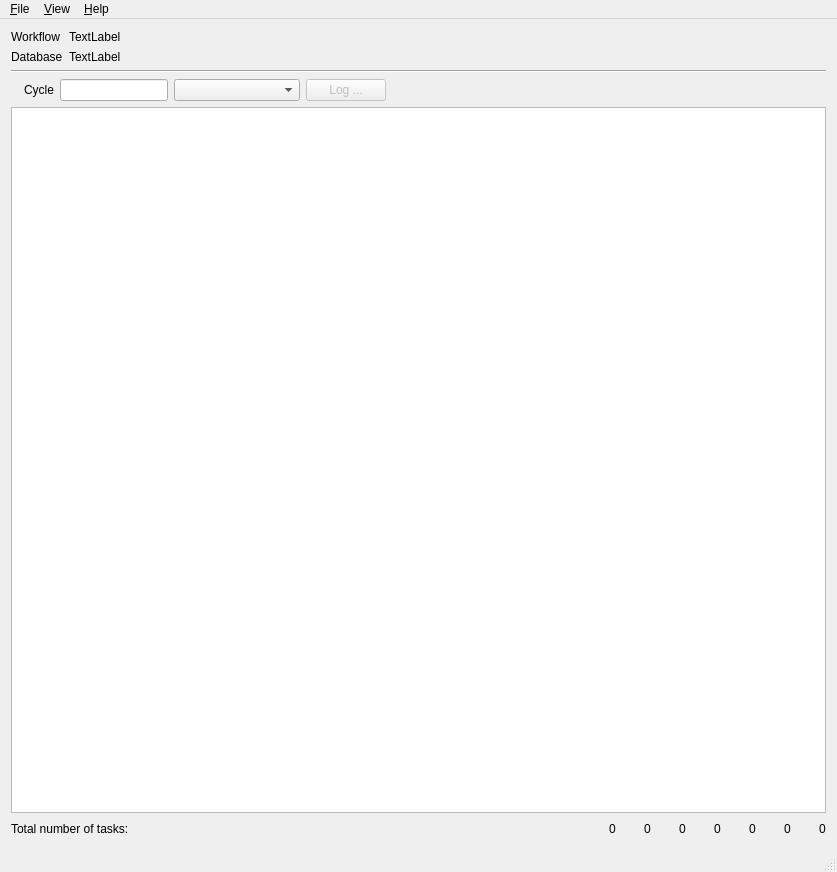
<?xml version="1.0" encoding="UTF-8"?>
<ui version="4.0">
 <class>MainWindow</class>
 <widget class="QMainWindow" name="MainWindow">
  <property name="geometry">
   <rect>
    <x>0</x>
    <y>0</y>
    <width>837</width>
    <height>872</height>
   </rect>
  </property>
  <property name="windowTitle">
   <string>rocotoview</string>
  </property>
  <widget class="QWidget" name="centralWidget">
   <layout class="QVBoxLayout" name="verticalLayout">
    <item>
     <layout class="QGridLayout" name="gridLayout" columnstretch="0,1">
      <item row="0" column="0">
       <widget class="QLabel" name="label">
        <property name="text">
         <string>Workflow</string>
        </property>
       </widget>
      </item>
      <item row="0" column="1">
       <widget class="ElidedLabel" name="worlflowLabel">
        <property name="text">
         <string>TextLabel</string>
        </property>
       </widget>
      </item>
      <item row="1" column="0">
       <widget class="QLabel" name="label_2">
        <property name="text">
         <string>Database</string>
        </property>
       </widget>
      </item>
      <item row="1" column="1">
       <widget class="ElidedLabel" name="databaseLabel">
        <property name="text">
         <string>TextLabel</string>
        </property>
       </widget>
      </item>
     </layout>
    </item>
    <item>
     <widget class="Line" name="line">
      <property name="orientation">
       <enum>Qt::Horizontal</enum>
      </property>
     </widget>
    </item>
    <item>
     <layout class="QHBoxLayout" name="horizontalLayout" stretch="0,0,0,0,0,1,0">
      <item>
       <widget class="QLabel" name="realtimeLabel">
        <property name="font">
         <font>
          <weight>75</weight>
          <bold>true</bold>
         </font>
        </property>
        <property name="text">
         <string/>
        </property>
       </widget>
      </item>
      <item>
       <widget class="QLabel" name="label_3">
        <property name="text">
         <string>Cycle</string>
        </property>
       </widget>
      </item>
      <item>
       <widget class="QLineEdit" name="cycle_lineEdit">
        <property name="maxLength">
         <number>12</number>
        </property>
       </widget>
      </item>
      <item>
       <widget class="QComboBox" name="cycle_comboBox">
        <property name="minimumContentsLength">
         <number>12</number>
        </property>
       </widget>
      </item>
      <item>
       <widget class="QPushButton" name="logButton">
        <property name="enabled">
         <bool>false</bool>
        </property>
        <property name="text">
         <string>Log ...</string>
        </property>
       </widget>
      </item>
      <item>
       <spacer name="horizontalSpacer">
        <property name="orientation">
         <enum>Qt::Horizontal</enum>
        </property>
        <property name="sizeHint" stdset="0">
         <size>
          <width>40</width>
          <height>20</height>
         </size>
        </property>
       </spacer>
      </item>
      <item>
       <widget class="QLabel" name="nowLabel"/>
      </item>
     </layout>
    </item>
    <item>
     <widget class="MyQTreeView" name="treeView">
      <property name="animated">
       <bool>true</bool>
      </property>
      <attribute name="headerStretchLastSection">
       <bool>false</bool>
      </attribute>
     </widget>
    </item>
    <item>
     <layout class="QHBoxLayout" name="horizontalLayout_2">
      <item>
       <widget class="QLabel" name="label_11">
        <property name="text">
         <string>Total number of tasks:</string>
        </property>
       </widget>
      </item>
      <item>
       <widget class="QLabel" name="totaltasksLabel"/>
      </item>
      <item>
       <spacer name="horizontalSpacer_2">
        <property name="orientation">
         <enum>Qt::Horizontal</enum>
        </property>
        <property name="sizeHint" stdset="0">
         <size>
          <width>40</width>
          <height>20</height>
         </size>
        </property>
       </spacer>
      </item>
      <item>
       <widget class="QLabel" name="succeededIcon">
        <property name="minimumSize">
         <size>
          <width>16</width>
          <height>16</height>
         </size>
        </property>
        <property name="maximumSize">
         <size>
          <width>16</width>
          <height>16</height>
         </size>
        </property>
        <property name="toolTip">
         <string>SUCCEEDED</string>
        </property>
        <property name="autoFillBackground">
         <bool>true</bool>
        </property>
        <property name="text">
         <string/>
        </property>
       </widget>
      </item>
      <item>
       <widget class="QLabel" name="succeededLabel">
        <property name="text">
         <string>0</string>
        </property>
       </widget>
      </item>
      <item>
       <widget class="QLabel" name="runningIcon">
        <property name="minimumSize">
         <size>
          <width>16</width>
          <height>16</height>
         </size>
        </property>
        <property name="maximumSize">
         <size>
          <width>16</width>
          <height>16</height>
         </size>
        </property>
        <property name="toolTip">
         <string>RUNNING</string>
        </property>
        <property name="autoFillBackground">
         <bool>true</bool>
        </property>
       </widget>
      </item>
      <item>
       <widget class="QLabel" name="runningLabel">
        <property name="text">
         <string>0</string>
        </property>
       </widget>
      </item>
      <item>
       <widget class="QLabel" name="deadIcon">
        <property name="minimumSize">
         <size>
          <width>16</width>
          <height>16</height>
         </size>
        </property>
        <property name="maximumSize">
         <size>
          <width>16</width>
          <height>16</height>
         </size>
        </property>
        <property name="toolTip">
         <string>DEAD</string>
        </property>
        <property name="autoFillBackground">
         <bool>true</bool>
        </property>
        <property name="text">
         <string/>
        </property>
       </widget>
      </item>
      <item>
       <widget class="QLabel" name="deadLabel">
        <property name="text">
         <string>0</string>
        </property>
       </widget>
      </item>
      <item>
       <widget class="QLabel" name="queuedIcon">
        <property name="minimumSize">
         <size>
          <width>16</width>
          <height>16</height>
         </size>
        </property>
        <property name="maximumSize">
         <size>
          <width>16</width>
          <height>16</height>
         </size>
        </property>
        <property name="toolTip">
         <string>QUEUED</string>
        </property>
        <property name="autoFillBackground">
         <bool>true</bool>
        </property>
       </widget>
      </item>
      <item>
       <widget class="QLabel" name="queuedLabel">
        <property name="text">
         <string>0</string>
        </property>
       </widget>
      </item>
      <item>
       <widget class="QLabel" name="submittingIcon">
        <property name="minimumSize">
         <size>
          <width>16</width>
          <height>16</height>
         </size>
        </property>
        <property name="maximumSize">
         <size>
          <width>16</width>
          <height>16</height>
         </size>
        </property>
        <property name="toolTip">
         <string>SUBMITTING</string>
        </property>
        <property name="autoFillBackground">
         <bool>true</bool>
        </property>
       </widget>
      </item>
      <item>
       <widget class="QLabel" name="submittingLabel">
        <property name="text">
         <string>0</string>
        </property>
       </widget>
      </item>
      <item>
       <widget class="QLabel" name="suspendedIcon">
        <property name="minimumSize">
         <size>
          <width>16</width>
          <height>16</height>
         </size>
        </property>
        <property name="maximumSize">
         <size>
          <width>16</width>
          <height>16</height>
         </size>
        </property>
        <property name="toolTip">
         <string>SUSPENDED</string>
        </property>
        <property name="autoFillBackground">
         <bool>true</bool>
        </property>
       </widget>
      </item>
      <item>
       <widget class="QLabel" name="suspendedLabel">
        <property name="text">
         <string>0</string>
        </property>
       </widget>
      </item>
      <item>
       <widget class="QLabel" name="unknownIcon">
        <property name="minimumSize">
         <size>
          <width>16</width>
          <height>16</height>
         </size>
        </property>
        <property name="maximumSize">
         <size>
          <width>16</width>
          <height>16</height>
         </size>
        </property>
        <property name="toolTip">
         <string>UNKNOWN</string>
        </property>
        <property name="autoFillBackground">
         <bool>true</bool>
        </property>
       </widget>
      </item>
      <item>
       <widget class="QLabel" name="unknownLabel">
        <property name="text">
         <string>0</string>
        </property>
       </widget>
      </item>
     </layout>
    </item>
   </layout>
  </widget>
  <widget class="QMenuBar" name="menuBar">
   <property name="geometry">
    <rect>
     <x>0</x>
     <y>0</y>
     <width>837</width>
     <height>19</height>
    </rect>
   </property>
   <widget class="QMenu" name="menu_File">
    <property name="title">
     <string>&amp;File</string>
    </property>
    <addaction name="action_Exit"/>
   </widget>
   <widget class="QMenu" name="menu_Help">
    <property name="title">
     <string>&amp;Help</string>
    </property>
    <addaction name="actionNo_help_for_now"/>
    <addaction name="separator"/>
    <addaction name="actionAbout_rocoview"/>
   </widget>
   <widget class="QMenu" name="menuView">
    <property name="title">
     <string>&amp;View</string>
    </property>
    <addaction name="actionToggle_Fold"/>
   </widget>
   <addaction name="menu_File"/>
   <addaction name="menuView"/>
   <addaction name="menu_Help"/>
  </widget>
  <widget class="QStatusBar" name="statusBar"/>
  <action name="actionShow_Log">
   <property name="text">
    <string>Show Log ...</string>
   </property>
  </action>
  <action name="actionRocotoboot">
   <property name="text">
    <string>rocotoboot</string>
   </property>
  </action>
  <action name="actionRocotocheck">
   <property name="text">
    <string>rocotocheck</string>
   </property>
  </action>
  <action name="actionAbout_rocoview">
   <property name="text">
    <string>About rocoview ...</string>
   </property>
  </action>
  <action name="action_Exit">
   <property name="text">
    <string>E&amp;xit</string>
   </property>
   <property name="shortcut">
    <string>Ctrl+Q</string>
   </property>
  </action>
  <action name="actionNo_help_for_now">
   <property name="text">
    <string>There is no help, sorry :( </string>
   </property>
  </action>
  <action name="actionToggle_Fold">
   <property name="text">
    <string>Toggle &amp;Fold All</string>
   </property>
   <property name="shortcut">
    <string>Ctrl+Z</string>
   </property>
  </action>
 </widget>
 <layoutdefault spacing="6" margin="11"/>
 <customwidgets>
  <customwidget>
   <class>MyQTreeView</class>
   <extends>QTreeView</extends>
   <header>myqtreeview.h</header>
  </customwidget>
  <customwidget>
   <class>ElidedLabel</class>
   <extends>QLabel</extends>
   <header>elidedlabel.h</header>
  </customwidget>
 </customwidgets>
 <tabstops>
  <tabstop>treeView</tabstop>
  <tabstop>cycle_lineEdit</tabstop>
  <tabstop>cycle_comboBox</tabstop>
  <tabstop>logButton</tabstop>
 </tabstops>
 <resources/>
 <connections>
  <connection>
   <sender>cycle_comboBox</sender>
   <signal>activated(QString)</signal>
   <receiver>cycle_lineEdit</receiver>
   <slot>setText(QString)</slot>
   <hints>
    <hint type="sourcelabel">
     <x>230</x>
     <y>105</y>
    </hint>
    <hint type="destinationlabel">
     <x>140</x>
     <y>104</y>
    </hint>
   </hints>
  </connection>
  <connection>
   <sender>action_Exit</sender>
   <signal>triggered()</signal>
   <receiver>MainWindow</receiver>
   <slot>close()</slot>
   <hints>
    <hint type="sourcelabel">
     <x>-1</x>
     <y>-1</y>
    </hint>
    <hint type="destinationlabel">
     <x>418</x>
     <y>435</y>
    </hint>
   </hints>
  </connection>
 </connections>
</ui>
